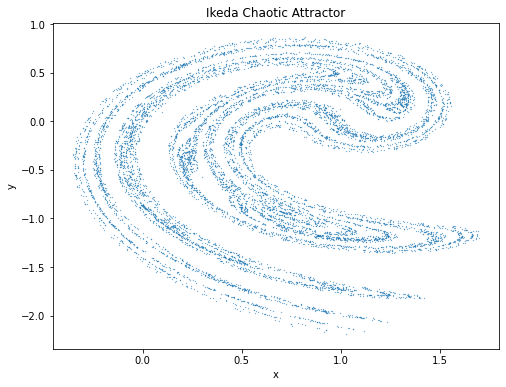

Source code (Python):
# -*- coding: utf-8 -*-
"""
Created on Tue Apr  2 12:45:23 2024

@author: Lenovo
"""
import numpy as np
import matplotlib.pyplot as plt

def ikeda_map(x, y, u):
    t = 0.4 - 6 / (1 + x**2 + y**2)
    x_next = 1 + u * (x * np.cos(t) - y * np.sin(t))
    y_next = u * (x * np.sin(t) + y * np.cos(t))
    return x_next, y_next

def generate_ikeda_trajectory(x0, y0, u, iterations):
    x_values = [x0]
    y_values = [y0]
    for _ in range(iterations):
        x, y = ikeda_map(x_values[-1], y_values[-1], u)
        x_values.append(x)
        y_values.append(y)
    return x_values, y_values

# Parametreler
x0 = 0.1
y0 = 0.1
u = 0.9  # Parametre u
iterations = 10000  # İterasyon sayısı

# İkeda haritasını oluştur
x_values, y_values = generate_ikeda_trajectory(x0, y0, u, iterations)

# Grafiği çiz
plt.figure(figsize=(8, 6))
plt.plot(x_values, y_values, '.', markersize=0.5)
plt.title('Ikeda Chaotic Attractor')
plt.xlabel('x')
plt.ylabel('y')
plt.show()
